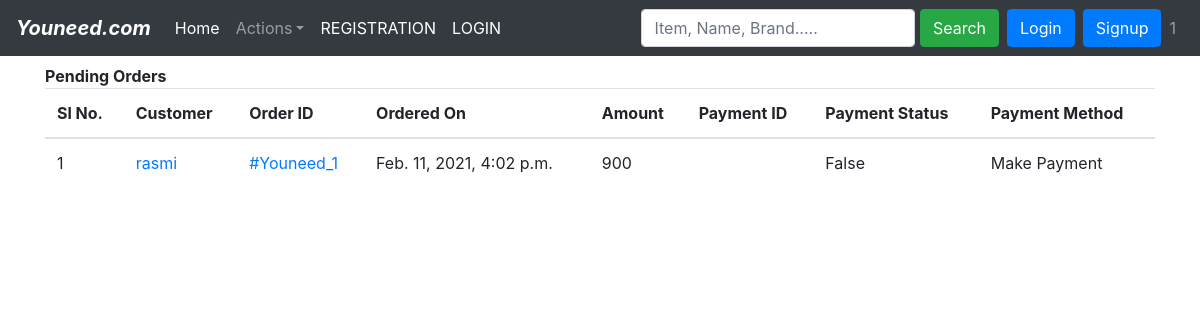
The app's page /dashbord/ with its own data.
### ecomm/models.py (models this page shows)
class Order(models.Model):
    cart = models.OneToOneField(Cart, on_delete=models.CASCADE)
    order_by = models.CharField(max_length=250)
    shiping_address = models.TextField()
    mobile = models.CharField(max_length=12)
    email = models.EmailField(null= True, blank=True)
    subtotal = models.PositiveIntegerField()
    discount = models.PositiveIntegerField()
    total = models.PositiveIntegerField()
    order_status = models.CharField(max_length=50, blank=True, choices=ORDER_STATUS)
    cresated_at = models.DateTimeField(auto_now_add=True)
    pin_code = models.IntegerField()
    payment_method = models.CharField(max_length=30, choices=PAYMENT_METHOD, default="Cash on DeliVery")
    payment_status = models.BooleanField(default=False, null=True, blank=True)
    razorpay_payment_id = models.CharField(max_length=100, blank=True)
    razorpay_order_id = models.CharField(max_length=100, blank=True)
    razorpay_signature = models.CharField(max_length=100, blank=True)
    def __str__(self):
        return "Order:" +str(self.id)

### ecomm/views.py (the view)
# urls.py: path('dashbord/', Dashboaer.as_view(), name= 'dashbord'),
class Dashboaer(TemplateView):
    template_name = "seller_order.html"
    def get_context_data(self,**kwargs):
        context = super().get_context_data(**kwargs)
        a=Order.objects.filter(order_status="Order received")
        print(a)
        context['pendingOrders'] = Order.objects.filter(order_status="Order received")
        return context

### template/seller_order.html (shortened to what this page needs)
{% extends 'seller_base.html' %}
{% block body %}
<div class="container">
    <div class="row">
        <div class="col-md-12">
        <h3></h3><strong>Pending Orders</strong></h3><br>
            <table class="table">
                <thead>
                    <tr>
                        <th>Sl No.</th>
                        <th>Customer</th>
                        <th>Order ID</th>
                        <th>Ordered On</th>
                        <th>Amount</th>
                        <th>Payment ID</th>
                        <th>Payment Status</th>
                        <th>Payment Method</th>
                    </tr>
                </thead>
                <tbody>
                    {% for ord in pendingOrders %}
                    <tr>
                        <td>{{ forloop.counter }}</td>
                        <td><a href="{% url 'admin_oder' ord.id %}">{{ ord.order_by }}</a></td>
                        <td><a href="">#Youneed_{{ ord.id }}</a></td>
                        <td>{{ ord.cresated_at }}</td>
                        <td>{{ ord.total }}</td>
                        <td>{{ ord.razorpay_payment_id }}</td>
                        <td>{{ ord.payment_status }}</td>
                        <td>{{ ord.payment_method }}</td>
                    </tr>
                    {% endfor %}
                </tbody>
            </table>
        </div>
    </div>
</div>
{% endblock body %}

### static/seller.css (style rules this page uses)
body { font-family: Arial, Helvetica, sans-serif; }
* { box-sizing: border-box }

### records on screen
Order: order_by "rasmi", id "1", cresated_at "Feb. 11, 2021, 4:02 p.m.", total "900", payment_status "False", payment_method "Make Payment"
